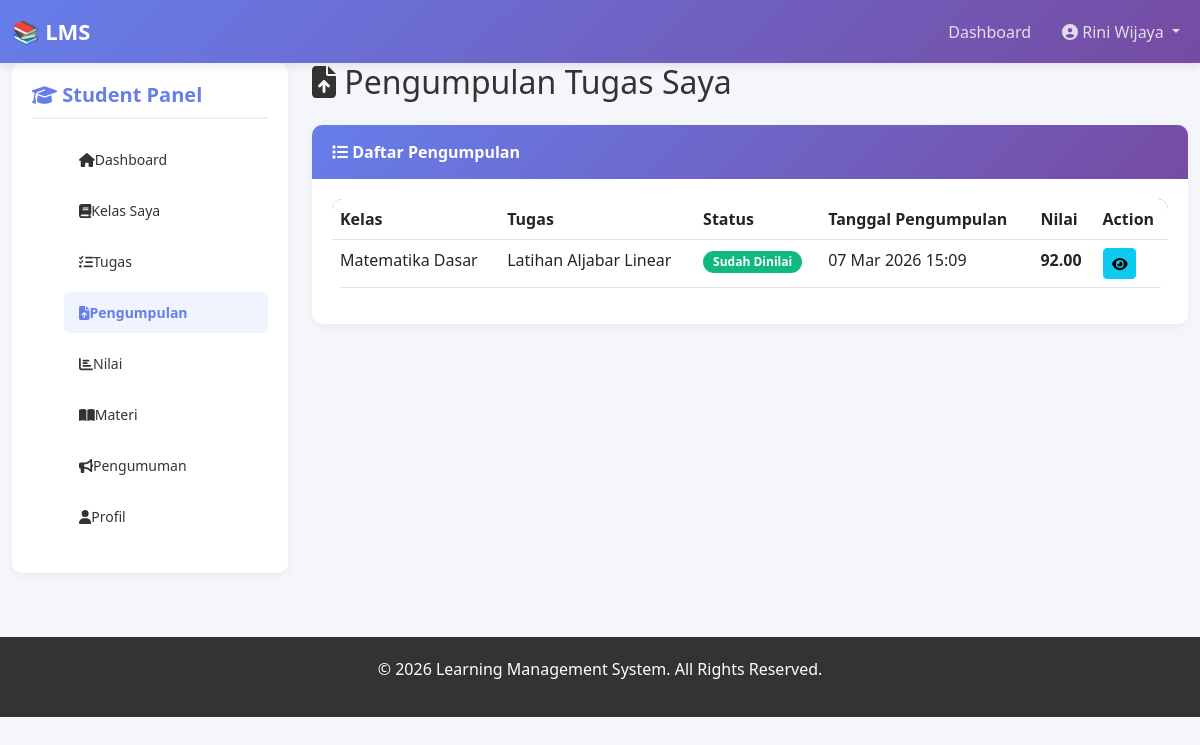
Screenshot of /student/submissions.php (signed in) with the database file from the repository.
### tables this page shows
CREATE TABLE `assignment_submissions` (
  `id` int(11) NOT NULL,
  `assignment_id` int(11) NOT NULL,
  `student_id` int(11) NOT NULL,
  `submission_text` text DEFAULT NULL,
  `file_path` varchar(255) DEFAULT NULL,
  `submitted_at` datetime DEFAULT NULL,
  `score` decimal(5,2) DEFAULT NULL,
  `feedback` text DEFAULT NULL,
  `graded_by` int(11) DEFAULT NULL,
  `graded_at` datetime DEFAULT NULL,
  `status` enum('submitted','graded','late') DEFAULT 'submitted',
  `created_at` timestamp NOT NULL DEFAULT current_timestamp(),
  `updated_at` timestamp NOT NULL DEFAULT current_timestamp() ON UPDATE current_timestamp()
);

CREATE TABLE `classes` (
  `id` int(11) NOT NULL,
  `code` varchar(20) NOT NULL,
  `name` varchar(100) NOT NULL,
  `description` text DEFAULT NULL,
  `teacher_id` int(11) NOT NULL,
  `class_image` varchar(255) DEFAULT NULL,
  `status` enum('active','inactive') DEFAULT 'active',
  `created_at` timestamp NOT NULL DEFAULT current_timestamp(),
  `updated_at` timestamp NOT NULL DEFAULT current_timestamp() ON UPDATE current_timestamp()
);

CREATE TABLE `assignments` (
  `id` int(11) NOT NULL,
  `class_id` int(11) NOT NULL,
  `title` varchar(255) NOT NULL,
  `description` text NOT NULL,
  `instructions` text DEFAULT NULL,
  `due_date` datetime NOT NULL,
  `max_score` decimal(5,2) DEFAULT 100.00,
  `created_by` int(11) NOT NULL,
  `file_path` varchar(255) DEFAULT NULL,
  `created_at` timestamp NOT NULL DEFAULT current_timestamp(),
  `updated_at` timestamp NOT NULL DEFAULT current_timestamp() ON UPDATE current_timestamp()
);

### student/submissions.php (the view, shortened to what this page needs)
<?php
require '../includes/config.php';
$student_id = $_SESSION['user_id'];
$submissions_query = "SELECT s.*, a.title as assignment_title, c.name as class_name
                     FROM assignment_submissions s
                     JOIN assignments a ON s.assignment_id = a.id
                     JOIN classes c ON a.class_id = c.id
                     WHERE s.student_id = $student_id
                     ORDER BY s.created_at DESC";
$submissions = $conn->query($submissions_query);
require '../includes/header.php';
?>
<div class="col-md-3 mb-4">
    <div class="sidebar">
        <h5><i class="fas fa-graduation-cap"></i> Student Panel</h5>
        <ul class="sidebar-menu">
            <li><a href="dashboard.php"><i class="fas fa-home"></i> Dashboard</a></li>
            <li><a href="classes.php"><i class="fas fa-book"></i> Kelas Saya</a></li>
            <li><a href="assignments.php"><i class="fas fa-tasks"></i> Tugas</a></li>
            <li><a href="submissions.php" class="active"><i class="fas fa-file-upload"></i> Pengumpulan</a></li>
            <li><a href="grades.php"><i class="fas fa-chart-bar"></i> Nilai</a></li>
            <li><a href="materials.php"><i class="fas fa-book-open"></i> Materi</a></li>
            <li><a href="announcements.php"><i class="fas fa-bullhorn"></i> Pengumuman</a></li>
            <li><a href="profile.php"><i class="fas fa-user"></i> Profil</a></li>
        </ul>
    </div>
</div>
<div class="col-md-9">
    <h2 class="mb-4"><i class="fas fa-file-upload"></i> Pengumpulan Tugas Saya</h2>
    <div class="card">
        <div class="card-header">
            <i class="fas fa-list"></i> Daftar Pengumpulan
        </div>
        <div class="card-body">
            <div class="table-responsive">
                <table class="table">
                    <thead>
                        <tr>
                            <th>Kelas</th>
                            <th>Tugas</th>
                            <th>Status</th>
                            <th>Tanggal Pengumpulan</th>
                            <th>Nilai</th>
                            <th>Action</th>
                        </tr>
                    </thead>
                    <tbody>
                        <?php while ($sub = $submissions->fetch_assoc()): ?>
                            <tr>
                                <td><?php echo $sub['class_name']; ?></td>
                                <td><?php echo $sub['assignment_title']; ?></td>
                                <td>
                                    <?php
                                    $status_badge = ['submitted' => 'warning', 'graded' => 'success', 'late' => 'danger'];
                                    $status_text = ['submitted' => 'Menunggu Review', 'graded' => 'Sudah Dinilai', 'late' => 'Terlambat'];
                                    ?>
                                    <span class="badge badge-<?php echo $status_badge[$sub['status']]; ?>">
                                        <?php echo $status_text[$sub['status']]; ?>
                                    </span>
                                </td>
                                <td><?php echo date('d M Y H:i', strtotime($sub['submitted_at'])); ?></td>
                                <td>
                                    <?php if ($sub['score'] !== null): ?>
                                        <strong><?php echo number_format($sub['score'], 2); ?></strong>
                                    <?php else: ?>
                                        <span class="text-muted">-</span>
                                    <?php endif; ?>
                                </td>
                                <td>
                                    <a href="view_submission.php?id=<?php echo $sub['id']; ?>" class="btn btn-sm btn-info">
                                        <i class="fas fa-eye"></i>
                                    </a>
                                </td>
                            </tr>
                        <?php endwhile; ?>
                    </tbody>
                </table>
            </div>
        </div>
    </div>
</div>
<?php require '../includes/footer.php'; ?>

### assets/css/style.css (style rules this page uses)
* { margin: 0; padding: 0; box-sizing: border-box; }
body { font-family: 'Segoe UI', Tahoma, Geneva, Verdana, sans-serif; background-color: #f5f6fa; color: #333; }
.sidebar { background: white; border-radius: 10px; padding: 20px; box-shadow: 0 2px 10px rgba(0, 0, 0, 0.05); position: sticky; top: 20px; height: fit-content; }
.sidebar h5 { color: #667eea; font-weight: bold; margin-bottom: 20px; padding-bottom: 10px; border-bottom: 2px solid #f0f0f0; }
.sidebar-menu { list-style: none; }
.sidebar-menu li { margin-bottom: 10px; }
.sidebar-menu a { color: #333; text-decoration: none; display: flex; align-items: center; padding: 10px 15px; border-radius: 5px; transition: 0.3s; font-size: 14px; }
.sidebar-menu a:hover, .sidebar-menu a.active { background: #f0f4ff; color: #667eea; font-weight: bold; }
.card { border: none; border-radius: 10px; box-shadow: 0 2px 10px rgba(0, 0, 0, 0.05); transition: 0.3s; margin-bottom: 20px; }
.card-header { background: linear-gradient(135deg, #667eea 0%, #764ba2 100%); color: white; border: none; border-radius: 10px 10px 0 0 !important; padding: 15px 20px; font-weight: bold; }
.card-body { padding: 20px; }
.table { background: white; border-radius: 10px; overflow: hidden; }
.table thead { background: linear-gradient(135deg, #667eea 0%, #764ba2 100%); color: white; }
.badge { padding: 5px 10px; border-radius: 20px; font-size: 12px; }
.badge-success { background: #10b981; }

### rows the page displays
assignment_submissions: classes.name "Matematika Dasar", assignment.title "Latihan Aljabar Linear", status "Sudah Dinilai", submitted_at "07 Mar 2026 15:09", score "92.00"

### other values shown
substr($full_name, 0, 20) "Rini Wijaya"
